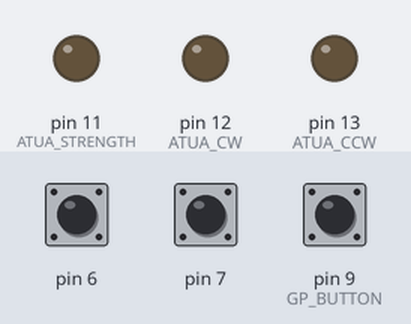
A sketch run on a simulated Arduino Uno, built with avr-gcc and run on an emulated ATmega328P. Parts: output pins drawn as LEDs (lit = HIGH). Inputs (shaded band) come from the test bench; at power-on: pin 9 (GP_BUTTON) HIGH, pin 6 HIGH, pin 7 HIGH. EEPROM starts erased.

Above: at 0.8 s.
0.9 s: pin 9 (GP_BUTTON) pulled LOW for 0.15 s
At 1.4 s:
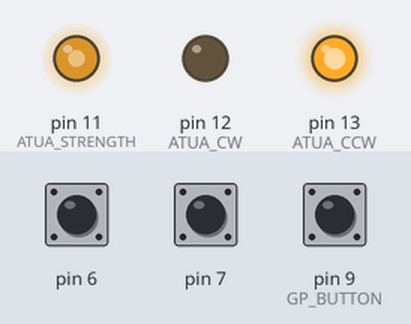
Timing chart, 0 to 3.9 s (numbered marks = the images above; inputs shaded):
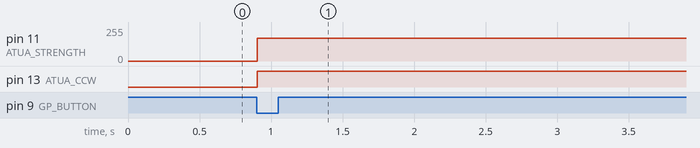

Measured:
- after the input at 0.9 s, pin 11 (ATUA_STRENGTH): 0/255 → 170/255 at once; pin 13 (ATUA_CCW): LOW → HIGH at once

The sketch:

Teste_volante_com_reset.ino
```cpp
/*---------------------------------------
2252813 Reginaldo Gregório de Souza Neto
2349388 Ingrid Reupke Sbeguen Moran
2349400 João Vitor Souza Rocha
2349345 Gabriela Paola Sereniski
2349280 Catarine Soares Cruz
2304562 Luis Felipe Galleguillos Campos
---------------------------------------*/

#define ATUA_CW PB4
#define ATUA_CCW PB5 // HIGH aqui gira CCW
#define ATUA_STRENGTH PB3

#define ROTARY_ENC_A 6
#define ROTARY_ENC_B 7
#define ROTARY_ENC_PCINT_A PCINT22
#define ROTARY_ENC_PCINT_B PCINT23
#define ROTARY_ENC_PCINT_AB_IE PCIE2

#define POS_SENSOR PB2 // switch (absolute position)
#define GP_BUTTON PB1  // general purpose button
#define GP_BUTTON_GND PB0
#define POWER 170

#define EEPROM_ADRESS_STATE 8
#define EEPROM_ADRESS_COUNT 0

#include <EEPROM.h>
#include "Rotary.h"
volatile long count = 0;           // encoder_rotativo = posicao relativa depois de ligado
volatile bool absolute_sw = false; // chave de posicao do volante ativa?
volatile int eeprom_state;         // usado pra saber se a eeprom tem dado valido na memoria ou nao
volatile long last_read = 0;       // ultima vez que o botao de uso geral foi pressionado
volatile long click_button = 0;    // momento do clique do botao
volatile long last_click = 0;      //momento do clique na interrupcao

Rotary r = Rotary(ROTARY_ENC_A, ROTARY_ENC_B);

volatile unsigned long long na_beradinha = 0; // tempo que o volante comecou a centralizar

void initPWM()
{
  OCR2A = 0;
  TCCR2A = (1 << WGM20);
  TCCR2B = (1 << CS21);
  TCCR2A |= (1 << COM2A1);
}

void setPWM(char val)
{
  OCR2A = val;
}

void Stop()
{
  PORTB |= (1 << ATUA_CW);
  PORTB |= (1 << ATUA_CCW);
}

void Idle()
{
  setPWM(0);
  PORTB &= ~(1 << ATUA_CW);
  PORTB &= ~(1 << ATUA_CCW);
}

void Move(char power, bool cw = true)
{
  if (power == 0)
    Idle();
  else
  {
    if (cw)
    {
      PORTB |= (1 << ATUA_CW);
      PORTB &= ~(1 << ATUA_CCW);
    }
    else
    {
      PORTB &= ~(1 << ATUA_CW);
      PORTB |= (1 << ATUA_CCW);
    }
    setPWM(power);
  }
}

bool last;

void beradinha()
{
  EEPROM.get(EEPROM_ADRESS_COUNT, count); // pega dado do centro gravado na eeprom
  na_beradinha = millis();                // armazena inicio do processo de centralizacao
  last = count < 0;                       // pega ultima direcao de giro do volante
  int p = POWER;                          // determina a potencia do servo motor

  // define limiar de aceitacao e permanece no loop por 3 segundos
  while ((count <= -5 || count >= 5) || millis() - na_beradinha < 3000)
  {
    Move(p, count < 0); // inverte direcao de giro do volante sempre que chega no zero
    delay(1);
    if ((count < 0) != last) // caso a direcao mude, atualiza direcao e diminui potencia do motor
    {
      last = !last;
      p -= 6;
    }
  }
}

void setup()
{
  Serial.begin(115200);
  r.begin(true);
  PCICR |= (1 << ROTARY_ENC_PCINT_AB_IE);
  PCMSK2 |= (1 << ROTARY_ENC_PCINT_A) | (1 << ROTARY_ENC_PCINT_B);

  // configura interrupcao do botao, caso o usuario queira usar o reset
  PCICR |= (1 << PCIE0);
  PCMSK0 |= (1 << PCINT1);

  DDRB |= (1 << GP_BUTTON_GND);
  DDRB &= ~((1 << GP_BUTTON) | (1 << POS_SENSOR));
  DDRB |= (1 << ATUA_CW) | (1 << ATUA_CCW) | (1 << ATUA_STRENGTH);

  PORTB |= (1 << POS_SENSOR);
  PORTB &= ~(1 << GP_BUTTON_GND);
  PORTB |= (1 << GP_BUTTON);
  PORTB &= ~(1 << ATUA_CW);
  PORTB &= ~(1 << ATUA_CCW);

  initPWM();
  sei();

  Idle();

  EEPROM.get(EEPROM_ADRESS_STATE, eeprom_state); // verifica se eeprom foi gravada ou nao
  // se nao foi gravada
  if (eeprom_state != 1)
  {
    // espera o usuario pressionar o botao quando o volante estiver na posicao desejada
    PCICR &= ~(1 << PCIE0);
    PCMSK0 &= ~(1 << PCINT1);
    while (1)
    {
      char read_button = PINB & (1 << GP_BUTTON);

      // verifica se houve mudança de estado nos botões
      // e quando foi a última mudança (debounce)
      if (read_button != last_read && (millis() - click_button) > 10)
      {
        click_button = millis();
        if (read_button == 0)
        {
          count = 0;
          EEPROM.put(EEPROM_ADRESS_STATE, 1); // atualiza estado da eeprom
          break;
        }
        last_read = read_button;
      }
    }
    PCICR |= (1 << PCIE0);
    PCMSK0 |= (1 << PCINT1);

    // encontra chave
    Move(POWER, false);
    while (absolute_sw == 1){}
    delay(10);
    while (absolute_sw == 0){}

    // grava deslocamento da chave na eeprom
    EEPROM.put(EEPROM_ADRESS_COUNT, count);
    Serial.print("COUNT: ");
    Serial.println(count);
  }

  Move(POWER, true);
  while (absolute_sw == 0){} // gira volante caso ele esteja na chave
  delay(10);
  while (absolute_sw == 1){} // gira volante ate que ele encontre a chave novamente

  // chama funcao de centralizacao
  beradinha();

  // para o pwm
  Move(0);
}

void loop()
{
  //  debug only info
  if (millis() % 300 == 0)
  {
    Serial.print(count);
    Serial.print(", ");
    Serial.println(absolute_sw == true ? '1' : '0');
  }
}

ISR(PCINT2_vect)
{
  unsigned char result = r.process();
  if (result == DIR_NONE)
  {
    // do nothing
  }
  else if (result == DIR_CW)
  {
    count--;
  }
  else if (result == DIR_CCW)
  {
    count++;
  }

  absolute_sw = 0 == (PINB & (1 << POS_SENSOR));
}

ISR(PCINT0_vect)
{
  if (millis() - last_click > 5000)
  {
    if (0 != (PINB & (1 << PB1)))
    {
      EEPROM.put(EEPROM_ADRESS_STATE, 0); // reset, diz que eeprom nao esta gravada
      setup();
    }
  }

  last_click = millis();
}
```

Rotary.cpp
```cpp
// (licence header left out)
#include "Arduino.h"
#include "Rotary.h"

/*
 * The below state table has, for each state (row), the new state
 * to set based on the next encoder output. From left to right in,
 * the table, the encoder outputs are 00, 01, 10, 11, and the value
 * in that position is the new state to set.
 */

#define R_START 0x0

#ifdef HALF_STEP
// Use the half-step state table (emits a code at 00 and 11)
#define R_CCW_BEGIN 0x1
#define R_CW_BEGIN 0x2
#define R_START_M 0x3
#define R_CW_BEGIN_M 0x4
#define R_CCW_BEGIN_M 0x5
const unsigned char ttable[6][4] = {
  // R_START (00)
  {R_START_M,            R_CW_BEGIN,     R_CCW_BEGIN,  R_START},
  // R_CCW_BEGIN
  {R_START_M | DIR_CCW, R_START,        R_CCW_BEGIN,  R_START},
  // R_CW_BEGIN
  {R_START_M | DIR_CW,  R_CW_BEGIN,     R_START,      R_START},
  // R_START_M (11)
  {R_START_M,            R_CCW_BEGIN_M,  R_CW_BEGIN_M, R_START},
  // R_CW_BEGIN_M
  {R_START_M,            R_START_M,      R_CW_BEGIN_M, R_START | DIR_CW},
  // R_CCW_BEGIN_M
  {R_START_M,            R_CCW_BEGIN_M,  R_START_M,    R_START | DIR_CCW},
};
#else
// Use the full-step state table (emits a code at 00 only)
#define R_CW_FINAL 0x1
#define R_CW_BEGIN 0x2
#define R_CW_NEXT 0x3
#define R_CCW_BEGIN 0x4
#define R_CCW_FINAL 0x5
#define R_CCW_NEXT 0x6

const unsigned char ttable[7][4] = {
  // R_START
  {R_START,    R_CW_BEGIN,  R_CCW_BEGIN, R_START},
  // R_CW_FINAL
  {R_CW_NEXT,  R_START,     R_CW_FINAL,  R_START | DIR_CW},
  // R_CW_BEGIN
  {R_CW_NEXT,  R_CW_BEGIN,  R_START,     R_START},
  // R_CW_NEXT
  {R_CW_NEXT,  R_CW_BEGIN,  R_CW_FINAL,  R_START},
  // R_CCW_BEGIN
  {R_CCW_NEXT, R_START,     R_CCW_BEGIN, R_START},
  // R_CCW_FINAL
  {R_CCW_NEXT, R_CCW_FINAL, R_START,     R_START | DIR_CCW},
  // R_CCW_NEXT
  {R_CCW_NEXT, R_CCW_FINAL, R_CCW_BEGIN, R_START},
};
#endif

/*
 * Constructor. Each arg is the pin number for each encoder contact.
 */
Rotary::Rotary(char _pin1, char _pin2) {
  // Assign variables.
  pin1 = _pin1;
  pin2 = _pin2;
  // Initialise state.
  state = R_START;
}

void Rotary::begin(bool pullup) {

  if (pullup){
    // Enable weak pullups
    pinMode(pin1,INPUT_PULLUP);
    pinMode(pin2,INPUT_PULLUP);
  }else{
    // Set pins to input.
    pinMode(pin1, INPUT);
    pinMode(pin2, INPUT);
  }
}

unsigned char Rotary::process() {
  // Grab state of input pins.
  unsigned char pinstate = (digitalRead(pin2) << 1) | digitalRead(pin1);
  // Determine new state from the pins and state table.
  state = ttable[state & 0xf][pinstate];
  // Return emit bits, ie the generated event.
  return state & 0x30;
}
```

Rotary.h
```cpp
/*
 * Rotary encoder library for Arduino.
 */

#ifndef Rotary_h
#define Rotary_h

#include "Arduino.h"

// Enable this to emit codes twice per step.
//#define HALF_STEP

// Values returned by 'process'
// No complete step yet.
#define DIR_NONE 0x0
// Clockwise step.
#define DIR_CW 0x10
// Counter-clockwise step.
#define DIR_CCW 0x20

class Rotary
{
  public:
    Rotary(char, char);
    unsigned char process();
    void begin(bool pullup=true);
  private:
    unsigned char state;
    unsigned char pin1;
    unsigned char pin2;
};

#endif
```
